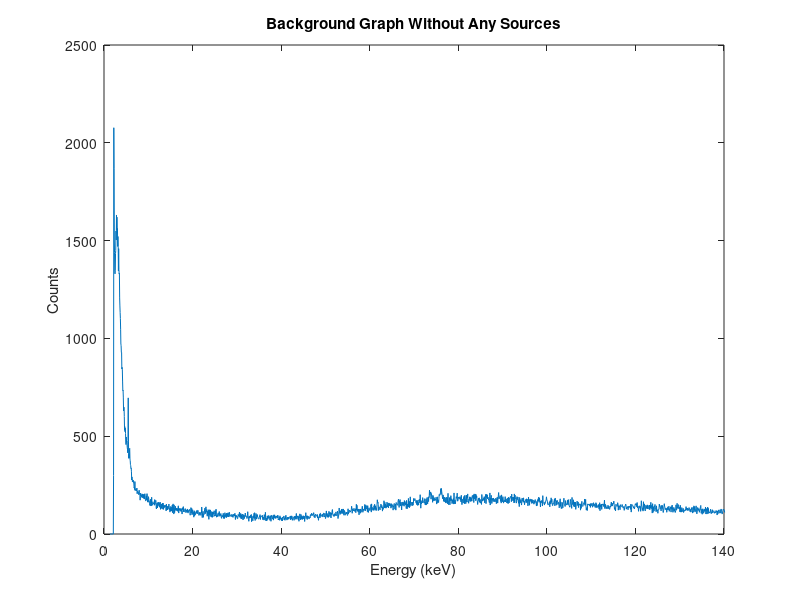
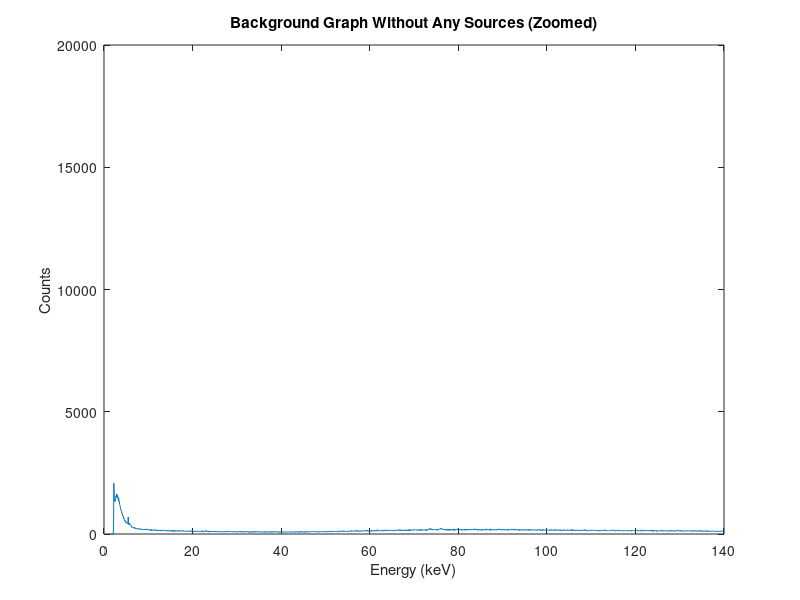

Reproduce these figures in MATLAB, in order.
%Basic graphing script


%import sample data
%data is in following format: Channel, Energy, Count
csvDataSample = csvread('BK.CSV'); %change this for different trials

%plot data (Energy vs Count)
fig1 = figure('Position', [10 10 900 400]);
plot(csvDataSample(:,2), csvDataSample(:,3));
xlabel('Energy (keV)');
ylabel('Counts');
title('Background Graph Without Any Sources'); %------------
xlim([0,140]); %set limit on x-axis
filename = 'BKG_NoSource'; %-----------------
saveas(fig1,filename,'png');
ylim([0,2e4]); %set limit on y-axis
title('Background Graph Without Any Sources (Zoomed)'); %--------------
saveas(fig1,[filename, '_ZOOM'],'png');

